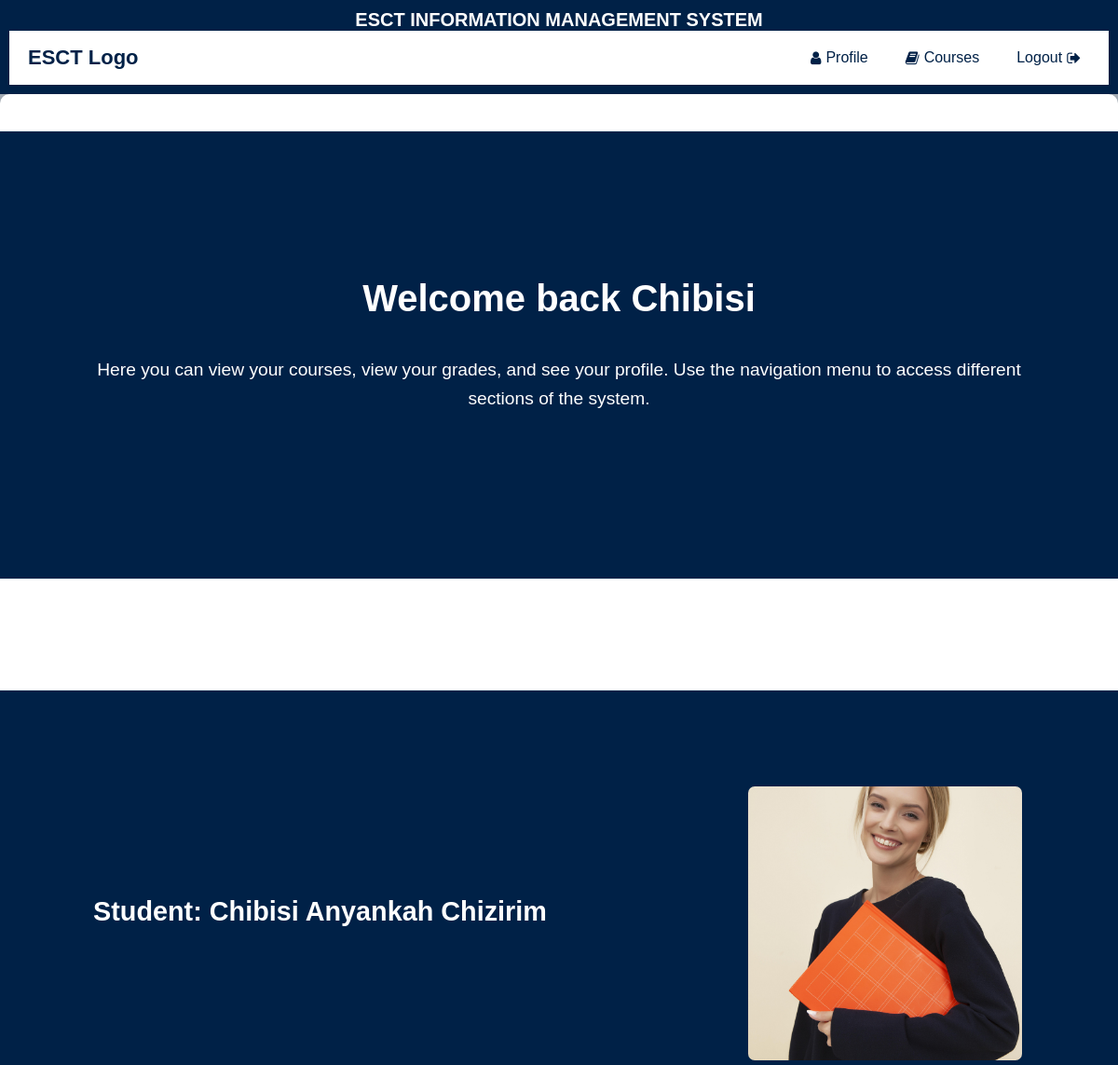
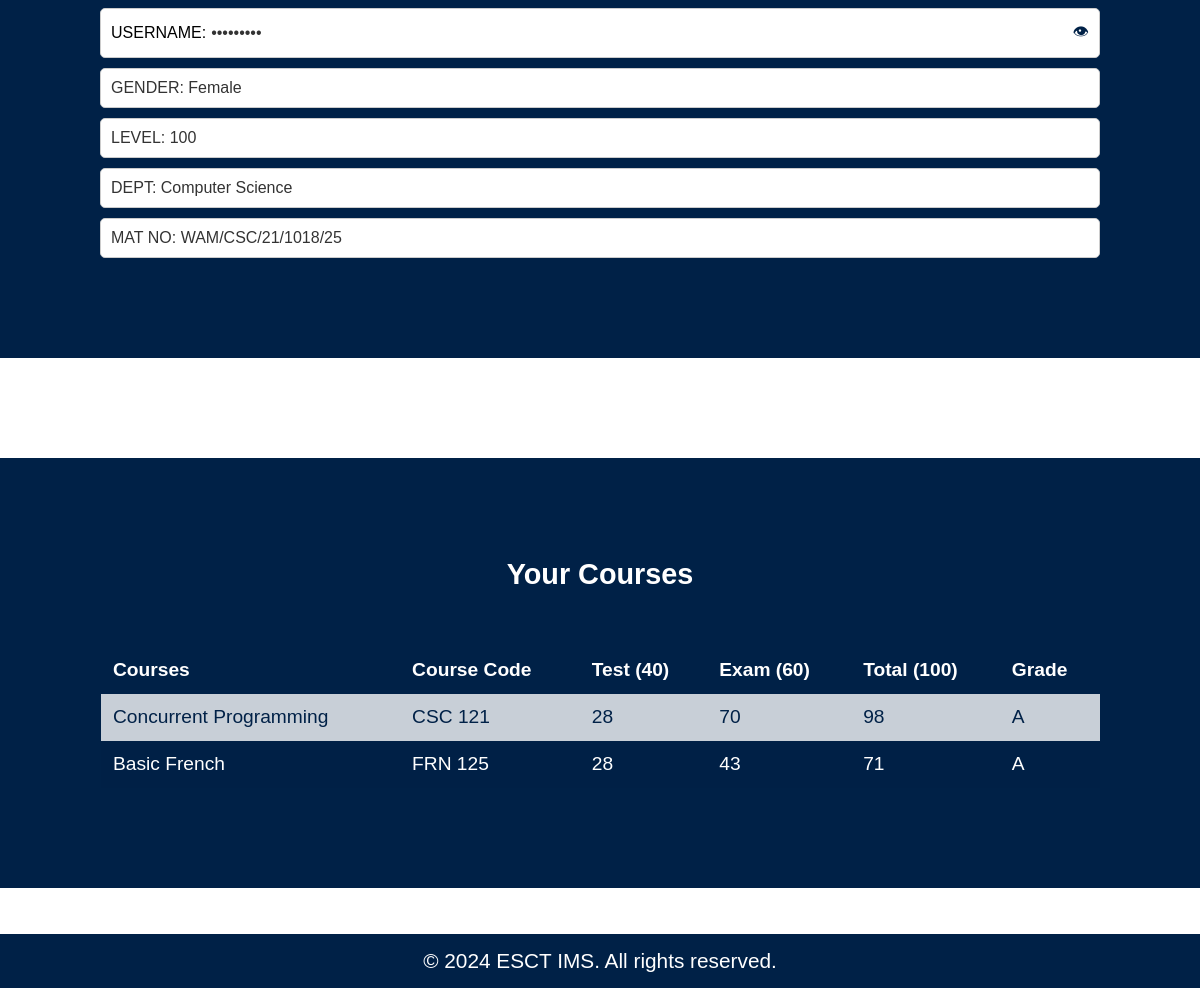
The page /users/student/dashboard (signed in) on the database its author committed (2 pictures, top to bottom).
### users/models.py (models this page shows, shortened)
class Student(models.Model):
    user = models.OneToOneField(User, on_delete=models.CASCADE)
    first_name = models.CharField(max_length=100)
    last_name = models.CharField(max_length=100)
    other_name = models.CharField(max_length=100, blank=True)
    level = models.CharField(max_length=200, choices=[('100', '100'), ('200', '200'), ('300', '300')], blank=False)
    gender = models.CharField(max_length=200, choices=[('Male', 'Male'), ('Female', 'Female'), ('Rather not say', 'Rather not say')], blank=False)
    department = models.CharField(max_length=200 , default='Computer Science')
    registration_number = models.CharField(max_length=200)
    username = models.CharField(max_length=100, unique=True, blank=True)
    profile_pic = models.ImageField(blank=True)

### courses/models.py (models this page shows, shortened)
class Course(models.Model):
    title = models.CharField(max_length=200)
    code = models.CharField(max_length=200)
    level = models.CharField(max_length=200,  choices=[('100', '100'), ('200', '200'), ('300', '300')])
    department = models.CharField(max_length=200 , default='Computer Science')
    tutor = models.ForeignKey(Tutor, on_delete=models.CASCADE, related_name='courses')

### users/views.py (the view)
# urls.py: path('student/dashboard', views.student_dashboard , name='student_dashboard'),
@login_required(login_url="/users/login?type=student")
def student_dashboard(request):
    try:
        student = Student.objects.get(user=request.user)
    except Student.DoesNotExist:
        messages.error(request, "Student profile not found.")
        return redirect('users:login')
    try:
        cours = Enrollment.objects.filter(student=student)
    except Student.DoesNotExist:
        messages.error(request, "Student profile not found.")
        print("Student profile not found.")
    details = []
    for c in cours:
        details.append({"title": c.course.title, "code": c.course.code, "test": round(c.test), "exam": round(c.exam), "total": round(float(c.test) + float(c.exam))})
    context = {
        "gender": student.gender,
        "username": student.username,
        "profile_pic": student.profile_pic,
        "level": student.level,
        "Department": student.department,
        "registration_number": student.registration_number,
        "fullname": student.first_name + " " + student.last_name + " "  + student.other_name,
        "first_name": student.first_name ,
        "courses": details ,
    }
    return render(request, 'users/students/dashboard.html', context)

### templates/users/students/dashboard.html (shortened to what this page needs)
{% extends 'base.html' %}
{% load static %}
{% block extra_css %}
    <link rel="stylesheet" href="https://cdnjs.cloudflare.com/ajax/libs/font-awesome/4.7.0/css/font-awesome.min.css">
    <link rel="stylesheet" href="{% static 'css/profile.css' %}">
{% endblock %}
{% block navcontents %}
        <a href="#profile"><i class="fa fa-user"></i> Profile</a>
        <a href="#courses"><i class="fa fa-book"></i> Courses</a>
{% endblock %}
{% block content %}
<section>
    <div class="landing-container">
        <h1 class="landing-title">Welcome back {{ first_name }}</h1>
        <p class="landing-description">
        Here you can view your courses, view your grades, and see your profile. Use the navigation menu to access different sections of the system.
        </p>
    </div>
    <section id="profile">
            <div class="profile">
                <div class="profile-picture">
                    <h2>Student: {{ fullname }}</h2>
                    <img src="{{ profile_pic.url }}" alt="{{ fullname }} Profile Picture">
                </div>
                <div class="info">
                    <div class="input-group">
                        <span>USERNAME:</span>
                        <input type="password" value="{{ username }}" id="password" readonly>
                        <span class="toggle-password" onclick="togglePassword()">&#128065;</span>
                    </div>
                    <input type="text" value="GENDER: {{ gender|capfirst }}" readonly>
                    <input type="text" value="LEVEL: {{ level }}" readonly>
                    <input type="text" value="DEPT: {{ Department|capfirst }}" readonly>
                    <input type="text" value="MAT NO: {{ registration_number }}" readonly>
                </div>
            </div>
    </section>
    <section id="courses">
        <div class="courses">
            <h2>Your Courses</h2>
            <table>
                <thead>
                    <tr>
                        <th>Courses</th>
                        <th>Course Code</th>
                        <th>Test (40)</th>
                        <th>Exam (60)</th>
                        <th>Total (100)</th>
                        <th>Grade</th>
                    </tr>
                </thead>
                <tbody>
                    {% if courses %}
                        {% for course in courses %}
                            <tr>
                                <td>{{ course.title }}</td>
                                <td>{{ course.code }}</td>
                                <td>{{ course.test }}</td>
                                <td>{{ course.exam }}</td>
                                <td>{{ course.total }}</td>
                                <td>{% if course.total >= 70 %}A{% elif course.total >= 65 %}B{% elif course.total >= 60 %}C{% elif course.total >= 55 %}D{% elif course.total >= 40 %}E{% else %}F{% endif %}</td>
                            </tr>
                        {% endfor %}
                    {% else %}
                        <tr>
                            <td colspan="6">No courses available</td>
                        </tr>
                    {% endif %}
                </tbody>
            </table>
        </div>
    </section>
    </section>
{% endblock %}

### templates/base.html (shortened to what this page needs)
{% load static %}
<!DOCTYPE html>
<html lang="en">
<head>
    <link rel="stylesheet" href="{% static "css/styles.css" %}">
    <link rel="stylesheet" href="https://cdnjs.cloudflare.com/ajax/libs/font-awesome/4.7.0/css/font-awesome.min.css">
    {% block extra_css %}
    {% endblock  %}
</head>
<body>
    <header>
        <div class="header">ESCT INFORMATION MANAGEMENT SYSTEM</div>
        <nav class="navbar">
            <a href="/" class="logo">ESCT Logo</a>
            <div class="nav-links">
                {% if not user.is_authenticated %}
                    <a href="{% url 'users:login' %}?type=staff"><button class="landing-button">Staff Login</button></a>
                    <a href="{% url 'users:login' %}?type=student"><button class="landing-button">Student Login</button></a>
                {% else %}
                    {% block navcontents %}
                    {% endblock %}
                    <form class="log-out" action="{% url 'users:log_out' %}" method="post">
                        <button aria-label="Logout" title="Logout" > Logout <i class="fa fa-sign-out"></i></button>
                    </form>
                {% endif %}
            </div>
        </nav>
    </header>
    <main class="container">
            {% block content %}
            {% endblock  %}
    </main>
    <footer >
        <p>&copy; 2024 ESCT IMS. All rights reserved.</p>
    </footer>
</body>
</html>

### static/css/styles.css (style rules this page uses)
* { margin: 0; padding: 0; box-sizing: border-box; font-family: 'Arial', sans-serif; }
body { background-color: #a4acb4; }
section>div { min-height: 50vh; }
.container { background-color: white; border-radius: 10px; display: flex; flex-direction: column; align-items: center; box-shadow: 0px 4px 10px rgba(0, 0, 0, 0.1); }
header { background-color: #002147; color: white; text-align: center; padding: 10px; font-size: 20px; font-weight: bold; position: sticky; top: -30px; }
nav { display: flex; align-items: center; justify-content: space-between; background-color: #ffffff; padding: 10px 20px; box-shadow: 0 2px 5px rgba(0, 0, 0, 0.1); text-decoration: none; }
.logo { font-size: 22px; font-weight: bold; color: #002147; text-decoration: none; }
.nav-links { display: flex; justify-content: flex-end; gap: 20px; }
.nav-links a , .nav-links button { text-decoration: none; color: #002147; background-color: transparent; border: none; padding: 10px; font-size: 16px; font-weight: 300; display: flex; align-items: center; gap: 5px; }
footer { position: fixed; width: 100%; bottom: 0; text-align: center; background-color: #002147; color: #fff; padding: 15px; font-size: 1.3em; }

### static/css/profile.css (style rules this page uses)
h2 { font-size: 1.8em; font-weight: bold; color: #ffffff; margin-bottom: 25px; text-align: left; align-self: center; }
.profile-picture { display: flex; flex-direction: row; justify-content: space-between; align-items: center; gap: 10px; width: 100%; }
.profile { display: flex; width: 100%; background-color: #002147; justify-content: center; gap: 10px; margin-bottom: 100px; flex-wrap: wrap; padding: 100px; text-align: left; }
.courses { display: flex; width: 100%; background-color: #002147; justify-content: center; gap: 10px; margin-bottom: 100px; flex-wrap: wrap; padding: 100px; text-align: left; }
.profile img { width: 300px; height: 300px; border-radius: 10px; display: block; object-fit: cover; border: 3px solid #002147; }
.info { display: flex; flex-direction: column; gap: 10px; width: 100%; }
.input-group { display: flex; align-items: center; background: white; border: 1px solid #ccc; padding: 10px; border-radius: 5px; }
.input-group input { border: none; outline: none; flex: 1; font-size: 16px; padding: 5px; color: #333; }
.input-group .toggle-password { cursor: pointer; font-size: 16px; color: #002147; }
input { width: 100%; padding: 10px; font-size: 16px; border: 1px solid #ccc; border-radius: 5px; background: white; text-align: left; color: #333; }
table { width: 100%; border-collapse: collapse; margin-top: 20px; }
thead { background-color: #002147; color: white; font-weight: bold; }

### rows shown on the page
Student: first_name "Chibisi", gender "GENDER: Female", level "LEVEL: 100", department "DEPT: Computer Science", registration_number "MAT NO: WAM/CSC/21/1018/25"
Course: title "Concurrent Programming", code "CSC 121"
Course: title "Basic French", code "FRN 125"

### other values the page prints
{{ fullname }} "Chibisi Anyankah Chizirim"
{{ course.test }} "28" "28"
{{ course.exam }} "70" "43"
{{ course.total }} "98" "71"
